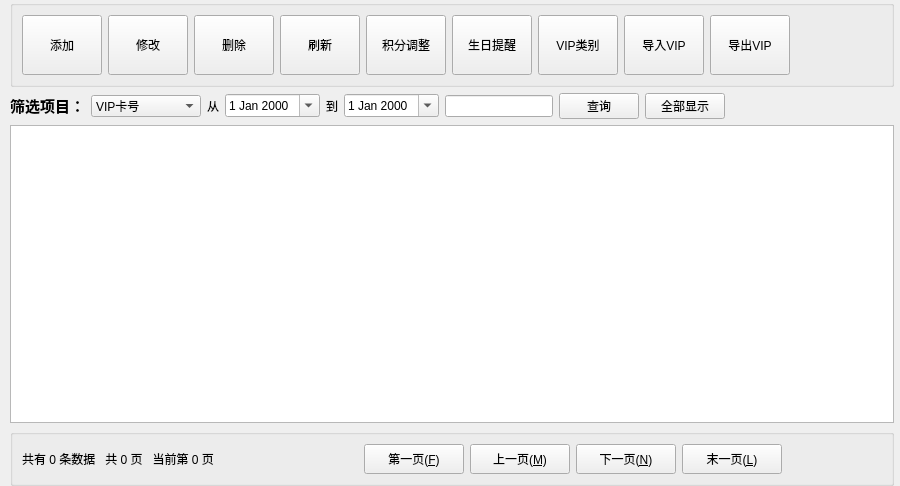
<?xml version="1.0" encoding="UTF-8"?>
<ui version="4.0">
 <class>MemberManageWidget</class>
 <widget class="QWidget" name="MemberManageWidget">
  <property name="geometry">
   <rect>
    <x>0</x>
    <y>0</y>
    <width>900</width>
    <height>486</height>
   </rect>
  </property>
  <property name="windowTitle">
   <string>Form</string>
  </property>
  <layout class="QVBoxLayout" name="verticalLayout_2">
   <property name="leftMargin">
    <number>10</number>
   </property>
   <property name="topMargin">
    <number>0</number>
   </property>
   <property name="rightMargin">
    <number>6</number>
   </property>
   <property name="bottomMargin">
    <number>0</number>
   </property>
   <item>
    <layout class="QVBoxLayout" name="verticalLayout">
     <item>
      <widget class="QGroupBox" name="groupBox">
       <property name="title">
        <string/>
       </property>
       <layout class="QGridLayout" name="gridLayout">
        <item row="0" column="5">
         <widget class="QPushButton" name="Birthday_pushButton">
          <property name="sizePolicy">
           <sizepolicy hsizetype="Maximum" vsizetype="Maximum">
            <horstretch>0</horstretch>
            <verstretch>0</verstretch>
           </sizepolicy>
          </property>
          <property name="minimumSize">
           <size>
            <width>80</width>
            <height>60</height>
           </size>
          </property>
          <property name="styleSheet">
           <string notr="true">border-image: url(:/images/birthday.png);</string>
          </property>
          <property name="text">
           <string>生日提醒</string>
          </property>
         </widget>
        </item>
        <item row="0" column="9">
         <spacer name="horizontalSpacer_2">
          <property name="orientation">
           <enum>Qt::Horizontal</enum>
          </property>
          <property name="sizeHint" stdset="0">
           <size>
            <width>40</width>
            <height>20</height>
           </size>
          </property>
         </spacer>
        </item>
        <item row="0" column="7">
         <widget class="QPushButton" name="Tutor_In_pushButton">
          <property name="sizePolicy">
           <sizepolicy hsizetype="Maximum" vsizetype="Maximum">
            <horstretch>0</horstretch>
            <verstretch>0</verstretch>
           </sizepolicy>
          </property>
          <property name="minimumSize">
           <size>
            <width>80</width>
            <height>60</height>
           </size>
          </property>
          <property name="styleSheet">
           <string notr="true">border-image: url(:/images/document_xls.png);</string>
          </property>
          <property name="text">
           <string>导入VIP</string>
          </property>
         </widget>
        </item>
        <item row="0" column="6">
         <widget class="QPushButton" name="Class_pushButton">
          <property name="sizePolicy">
           <sizepolicy hsizetype="Maximum" vsizetype="Maximum">
            <horstretch>0</horstretch>
            <verstretch>0</verstretch>
           </sizepolicy>
          </property>
          <property name="minimumSize">
           <size>
            <width>80</width>
            <height>60</height>
           </size>
          </property>
          <property name="styleSheet">
           <string notr="true">border-image: url(:/images/vip.png);</string>
          </property>
          <property name="text">
           <string>VIP类别</string>
          </property>
         </widget>
        </item>
        <item row="0" column="1">
         <widget class="QPushButton" name="Modify_pushButton">
          <property name="sizePolicy">
           <sizepolicy hsizetype="Maximum" vsizetype="Maximum">
            <horstretch>0</horstretch>
            <verstretch>0</verstretch>
           </sizepolicy>
          </property>
          <property name="minimumSize">
           <size>
            <width>80</width>
            <height>60</height>
           </size>
          </property>
          <property name="styleSheet">
           <string notr="true">border-image: url(:/images/modify.png);</string>
          </property>
          <property name="text">
           <string>修改</string>
          </property>
         </widget>
        </item>
        <item row="0" column="0">
         <widget class="QPushButton" name="pbnAddMem">
          <property name="sizePolicy">
           <sizepolicy hsizetype="Maximum" vsizetype="Maximum">
            <horstretch>0</horstretch>
            <verstretch>0</verstretch>
           </sizepolicy>
          </property>
          <property name="minimumSize">
           <size>
            <width>80</width>
            <height>60</height>
           </size>
          </property>
          <property name="maximumSize">
           <size>
            <width>80</width>
            <height>60</height>
           </size>
          </property>
          <property name="styleSheet">
           <string notr="true"/>
          </property>
          <property name="text">
           <string>添加</string>
          </property>
         </widget>
        </item>
        <item row="0" column="4">
         <widget class="QPushButton" name="Adjust_pushButton">
          <property name="sizePolicy">
           <sizepolicy hsizetype="Maximum" vsizetype="Maximum">
            <horstretch>0</horstretch>
            <verstretch>0</verstretch>
           </sizepolicy>
          </property>
          <property name="minimumSize">
           <size>
            <width>80</width>
            <height>60</height>
           </size>
          </property>
          <property name="styleSheet">
           <string notr="true">border-image: url(:/images/Integraladjustment.png);</string>
          </property>
          <property name="text">
           <string>积分调整</string>
          </property>
         </widget>
        </item>
        <item row="0" column="2">
         <widget class="QPushButton" name="Delete_pushButton">
          <property name="sizePolicy">
           <sizepolicy hsizetype="Maximum" vsizetype="Maximum">
            <horstretch>0</horstretch>
            <verstretch>0</verstretch>
           </sizepolicy>
          </property>
          <property name="minimumSize">
           <size>
            <width>80</width>
            <height>60</height>
           </size>
          </property>
          <property name="styleSheet">
           <string notr="true"/>
          </property>
          <property name="text">
           <string>删除</string>
          </property>
         </widget>
        </item>
        <item row="0" column="3">
         <widget class="QPushButton" name="Refresh_pushButton">
          <property name="sizePolicy">
           <sizepolicy hsizetype="Maximum" vsizetype="Maximum">
            <horstretch>0</horstretch>
            <verstretch>0</verstretch>
           </sizepolicy>
          </property>
          <property name="minimumSize">
           <size>
            <width>80</width>
            <height>60</height>
           </size>
          </property>
          <property name="styleSheet">
           <string notr="true">border-image: url(:/images/showall.png);</string>
          </property>
          <property name="text">
           <string>刷新</string>
          </property>
         </widget>
        </item>
        <item row="0" column="8">
         <widget class="QPushButton" name="Tutor_Out_pushButton">
          <property name="sizePolicy">
           <sizepolicy hsizetype="Maximum" vsizetype="Maximum">
            <horstretch>0</horstretch>
            <verstretch>0</verstretch>
           </sizepolicy>
          </property>
          <property name="minimumSize">
           <size>
            <width>80</width>
            <height>60</height>
           </size>
          </property>
          <property name="styleSheet">
           <string notr="true">border-image: url(:/images/document_xls.png);</string>
          </property>
          <property name="text">
           <string>导出VIP</string>
          </property>
         </widget>
        </item>
       </layout>
      </widget>
     </item>
     <item>
      <layout class="QHBoxLayout" name="horizontalLayout">
       <item>
        <widget class="QLabel" name="label">
         <property name="sizePolicy">
          <sizepolicy hsizetype="Maximum" vsizetype="Maximum">
           <horstretch>0</horstretch>
           <verstretch>0</verstretch>
          </sizepolicy>
         </property>
         <property name="font">
          <font>
           <pointsize>11</pointsize>
           <weight>75</weight>
           <bold>true</bold>
          </font>
         </property>
         <property name="text">
          <string>筛选项目：</string>
         </property>
        </widget>
       </item>
       <item>
        <widget class="QComboBox" name="Choose_comboBox">
         <property name="sizePolicy">
          <sizepolicy hsizetype="Maximum" vsizetype="Maximum">
           <horstretch>0</horstretch>
           <verstretch>0</verstretch>
          </sizepolicy>
         </property>
         <item>
          <property name="text">
           <string>VIP卡号</string>
          </property>
         </item>
         <item>
          <property name="text">
           <string>VIP姓名</string>
          </property>
         </item>
         <item>
          <property name="text">
           <string>VIP等级</string>
          </property>
         </item>
         <item>
          <property name="text">
           <string>手机</string>
          </property>
         </item>
         <item>
          <property name="text">
           <string>电子邮件</string>
          </property>
         </item>
         <item>
          <property name="text">
           <string>出生日期(介于)</string>
          </property>
         </item>
         <item>
          <property name="text">
           <string>开卡日期(介于)</string>
          </property>
         </item>
        </widget>
       </item>
       <item>
        <widget class="QLabel" name="label_From">
         <property name="text">
          <string>从</string>
         </property>
        </widget>
       </item>
       <item>
        <widget class="QDateEdit" name="dateEdit_From">
         <property name="keyboardTracking">
          <bool>true</bool>
         </property>
         <property name="calendarPopup">
          <bool>true</bool>
         </property>
        </widget>
       </item>
       <item>
        <widget class="QLabel" name="label_to">
         <property name="text">
          <string>到</string>
         </property>
        </widget>
       </item>
       <item>
        <widget class="QDateEdit" name="dateEdit_To">
         <property name="calendarPopup">
          <bool>true</bool>
         </property>
        </widget>
       </item>
       <item>
        <widget class="QLineEdit" name="FindlineEdit">
         <property name="sizePolicy">
          <sizepolicy hsizetype="Maximum" vsizetype="Maximum">
           <horstretch>0</horstretch>
           <verstretch>0</verstretch>
          </sizepolicy>
         </property>
        </widget>
       </item>
       <item>
        <widget class="QPushButton" name="Select_pushButton">
         <property name="sizePolicy">
          <sizepolicy hsizetype="Maximum" vsizetype="Maximum">
           <horstretch>0</horstretch>
           <verstretch>0</verstretch>
          </sizepolicy>
         </property>
         <property name="text">
          <string>查询</string>
         </property>
        </widget>
       </item>
       <item>
        <widget class="QPushButton" name="pbnShowAll">
         <property name="text">
          <string>全部显示</string>
         </property>
        </widget>
       </item>
       <item>
        <spacer name="horizontalSpacer">
         <property name="orientation">
          <enum>Qt::Horizontal</enum>
         </property>
         <property name="sizeHint" stdset="0">
          <size>
           <width>40</width>
           <height>20</height>
          </size>
         </property>
        </spacer>
       </item>
      </layout>
     </item>
     <item>
      <widget class="QTableView" name="tableView"/>
     </item>
     <item>
      <widget class="QGroupBox" name="groupBox_2">
       <property name="title">
        <string/>
       </property>
       <layout class="QGridLayout" name="gridLayout_4">
        <item row="0" column="0">
         <widget class="QLabel" name="labInfo">
          <property name="text">
           <string>共有 0 条数据   共 0 页   当前第 0 页</string>
          </property>
         </widget>
        </item>
        <item row="0" column="1">
         <widget class="QPushButton" name="btnFirst">
          <property name="sizePolicy">
           <sizepolicy hsizetype="Maximum" vsizetype="Fixed">
            <horstretch>0</horstretch>
            <verstretch>0</verstretch>
           </sizepolicy>
          </property>
          <property name="minimumSize">
           <size>
            <width>100</width>
            <height>30</height>
           </size>
          </property>
          <property name="cursor">
           <cursorShape>PointingHandCursor</cursorShape>
          </property>
          <property name="text">
           <string>第一页(&amp;F)</string>
          </property>
          <property name="icon">
           <iconset>
            <normaloff>:/images/first.png</normaloff>:/images/first.png</iconset>
          </property>
          <property name="iconSize">
           <size>
            <width>18</width>
            <height>18</height>
           </size>
          </property>
         </widget>
        </item>
        <item row="0" column="2">
         <widget class="QPushButton" name="btnPre">
          <property name="sizePolicy">
           <sizepolicy hsizetype="Maximum" vsizetype="Fixed">
            <horstretch>0</horstretch>
            <verstretch>0</verstretch>
           </sizepolicy>
          </property>
          <property name="minimumSize">
           <size>
            <width>100</width>
            <height>30</height>
           </size>
          </property>
          <property name="cursor">
           <cursorShape>PointingHandCursor</cursorShape>
          </property>
          <property name="text">
           <string>上一页(&amp;M)</string>
          </property>
          <property name="icon">
           <iconset>
            <normaloff>:/images/pre.png</normaloff>:/images/pre.png</iconset>
          </property>
          <property name="iconSize">
           <size>
            <width>18</width>
            <height>18</height>
           </size>
          </property>
         </widget>
        </item>
        <item row="0" column="3">
         <widget class="QPushButton" name="btnNext">
          <property name="sizePolicy">
           <sizepolicy hsizetype="Maximum" vsizetype="Fixed">
            <horstretch>0</horstretch>
            <verstretch>0</verstretch>
           </sizepolicy>
          </property>
          <property name="minimumSize">
           <size>
            <width>100</width>
            <height>30</height>
           </size>
          </property>
          <property name="cursor">
           <cursorShape>PointingHandCursor</cursorShape>
          </property>
          <property name="text">
           <string>下一页(&amp;N)</string>
          </property>
          <property name="icon">
           <iconset>
            <normaloff>:/images/next.png</normaloff>:/images/next.png</iconset>
          </property>
          <property name="iconSize">
           <size>
            <width>18</width>
            <height>18</height>
           </size>
          </property>
         </widget>
        </item>
        <item row="0" column="4">
         <widget class="QPushButton" name="btnLast">
          <property name="sizePolicy">
           <sizepolicy hsizetype="Maximum" vsizetype="Fixed">
            <horstretch>0</horstretch>
            <verstretch>0</verstretch>
           </sizepolicy>
          </property>
          <property name="minimumSize">
           <size>
            <width>100</width>
            <height>30</height>
           </size>
          </property>
          <property name="cursor">
           <cursorShape>PointingHandCursor</cursorShape>
          </property>
          <property name="text">
           <string>末一页(&amp;L)</string>
          </property>
          <property name="icon">
           <iconset>
            <normaloff>:/images/last.png</normaloff>:/images/last.png</iconset>
          </property>
          <property name="iconSize">
           <size>
            <width>18</width>
            <height>18</height>
           </size>
          </property>
         </widget>
        </item>
        <item row="0" column="5">
         <spacer name="horizontalSpacer_4">
          <property name="orientation">
           <enum>Qt::Horizontal</enum>
          </property>
          <property name="sizeType">
           <enum>QSizePolicy::Maximum</enum>
          </property>
          <property name="sizeHint" stdset="0">
           <size>
            <width>100</width>
            <height>23</height>
           </size>
          </property>
         </spacer>
        </item>
       </layout>
      </widget>
     </item>
    </layout>
   </item>
  </layout>
 </widget>
 <resources/>
 <connections/>
</ui>
